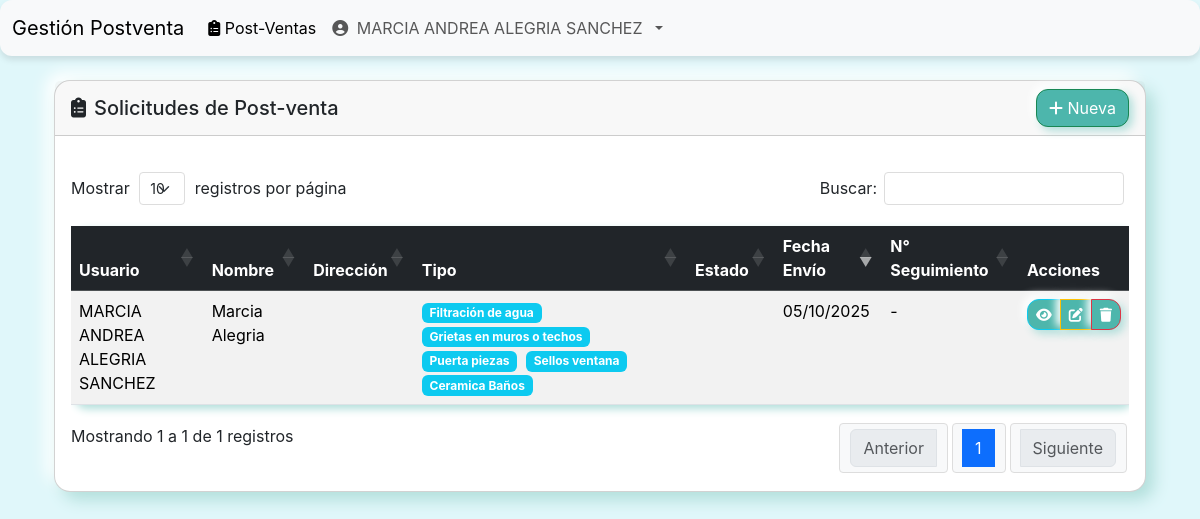
Screenshot of / (signed in) with the database file from the repository.
### postventa/models.py (models this page shows, shortened)
class PostVenta(models.Model):
    TIPO_POSTVENTA_CHOICES = [
        ('calefont', 'Calefont'),
        ('filtracion', 'Filtración de agua'),
        ('iluminaria', 'Iluminaria / Electricidad'),
        ('grietas', 'Grietas en muros o techos'),
        ('pintura', 'Pintura / Terminaciones'),
        ('puertas', 'Puertas o ventanas'),
        ('carpinteria', 'Carpintería / Muebles'),
        ('vidrios', 'Vidrios / Aluminio'),
        ('banio_cocina', 'Baños y cocina'),
    ]
    ESTADO_CHOICES = [
        ('abierto', 'Abierto'),
        ('en_curso', 'En curso'),
        ('falta_material', 'Falta material'),
        ('cerrado', 'Cerrado'),
    ]
    usuario = models.ForeignKey(User, on_delete=models.CASCADE)
    nombre_remitente = models.CharField(max_length=255)
    direccion_vivienda = models.CharField(max_length=255)
    numero_contacto = models.CharField(max_length=15)
    tipo_postventa = models.ManyToManyField('TipoPostVenta')
    estado = models.CharField(max_length=20, choices=ESTADO_CHOICES, default='abierto')
    fecha_envio_correo = models.DateField(default=timezone.now)
    numero_seguimiento = models.CharField(max_length=50, blank=True, null=True)
    observaciones = models.TextField(blank=True, null=True)
    comentarios = models.TextField(blank=True, null=True)
    fecha_cierre = models.DateField(blank=True, null=True)

class TipoPostVenta(models.Model):
    nombre = models.CharField(max_length=50)

### postventa/views.py (the view)
# urls.py: path('', PostVentaListView.as_view(), name='list'),
@method_decorator(login_required, name='dispatch')
class PostVentaListView(ListView):
    model = PostVenta
    template_name = 'postventa/postventa_list.html'
    context_object_name = 'postventas'
    paginate_by = 10
    def get_context_data(self, **kwargs):
        context = super().get_context_data(**kwargs)
        context['form'] = PostVentaForm()
        user = self.request.user
        context['user_permissions'] = {
            'puede_crear': self._user_can_create(),
            'puede_ver_todas': self._user_can_view_all(),
            'puede_editar_todas': self._user_can_edit_all(),
            'puede_eliminar_todas': self._user_can_delete_all(),
            'puede_editar_propias': self._user_can_edit_own(),
            'puede_eliminar_propias': self._user_can_delete_own(),
            'puede_exportar': self._user_can_export(),
        }
        return context
    def get_queryset(self):
        user = self.request.user
        if self._user_can_view_all():
            return PostVenta.objects.all().select_related('usuario', 'usuario__comite')
        return PostVenta.objects.filter(usuario=user).select_related('usuario', 'usuario__comite')
    def _user_can_view_all(self):
        user = self.request.user
        if user.is_superuser or user.is_staff:
            return True
        if hasattr(user, 'tipo_usuario') and user.tipo_usuario:
            return user.tipo_usuario.puede_ver_todas_postventas
        return False
    def _user_can_create(self):
        user = self.request.user
        if user.is_superuser or user.is_staff:
            return True
        if hasattr(user, 'tipo_usuario') and user.tipo_usuario:
            return user.tipo_usuario.puede_crear_postventa
        return True  # Por defecto pueden crear
    def _user_can_edit_all(self):
        user = self.request.user
        if user.is_superuser or user.is_staff:
            return True
        if hasattr(user, 'tipo_usuario') and user.tipo_usuario:
            return user.tipo_usuario.puede_editar_todas_postventas
        return False
    def _user_can_delete_all(self):
        user = self.request.user
        if user.is_superuser or user.is_staff:
            return True
        if hasattr(user, 'tipo_usuario') and user.tipo_usuario:
            return user.tipo_usuario.puede_eliminar_todas_postventas
        return False
    def _user_can_edit_own(self):
        user = self.request.user
        if user.is_superuser or user.is_staff:
            return True
        if hasattr(user, 'tipo_usuario') and user.tipo_usuario:
            return user.tipo_usuario.puede_editar_propias_postventas
        return True  # Por defecto pueden editar las propias
    def _user_can_delete_own(self):
        user = self.request.user
        if user.is_superuser or user.is_staff:
            return True
        if hasattr(user, 'tipo_usuario') and user.tipo_usuario:
            return user.tipo_usuario.puede_eliminar_propias_postventas
        return True  # Por defecto pueden eliminar las propias
    def _user_can_export(self):
        user = self.request.user
        if not user.is_authenticated:
            return False
        if user.is_superuser or user.is_staff:
            return True
        if hasattr(user, 'tipo_usuario') and user.tipo_usuario:
            return user.tipo_usuario.nivel_acceso in ['revisor', 'administrador']
        return False

### postventa/templates/postventa/postventa_list.html (shortened to what this page needs)
{% extends 'base.html' %}
{% block content %}
<div class="container-fluid mt-4">
    <div class="row">
        <div class="col-12">
            <div class="card">
                <div class="card-header d-flex flex-wrap justify-content-between align-items-center gap-2">
                    <h5 class="mb-0 d-flex align-items-center gap-2">
                        <i class="fas fa-clipboard-list"></i>
                        Solicitudes de Post-venta
                    </h5>
                    <div class="d-flex gap-2">
                        {% if user_permissions.puede_crear %}
                        <a href="{% url 'postventa:create' %}" class="btn btn-success" title="Crear nueva Post-venta">
                            <i class="fas fa-plus"></i> Nueva
                        </a>
                        {% endif %}
                    </div>
                </div>
                <div class="card-body">
                    <div class="table-responsive">
                        <table id="postventasTable" class="table table-striped table-hover">
                            <thead class="table-dark">
                                <tr>
                                    <th>Usuario</th>
                                    <th>Nombre</th>
                                    <th>Dirección</th>
                                    <th>Tipo</th>
                                    <th>Estado</th>
                                    <th>Fecha Envío</th>
                                    <th>N° Seguimiento</th>
                                    <th>Acciones</th>
                                </tr>
                            </thead>
                            <tbody>
                                {% for postventa in postventas %}
                                <tr>
                                    <td>{{ postventa.usuario.get_full_name|default:postventa.usuario.username }}</td>
                                    <td>{{ postventa.nombre_remitente }}</td>
                                    <td>{{ postventa.direccion_destinatario|truncatechars:30 }}</td>
                                    <td>
                                        {% for tipo in postventa.tipo_postventa.all %}
                                            <span class="badge bg-info me-1">{{ tipo.nombre }}</span>
                                        {% endfor %}
                                    </td>
                                    <td>
                                    </td>
                                    <td>{{ postventa.fecha_envio_correo|date:"d/m/Y" }}</td>
                                    <td>{{ postventa.numero_seguimiento|default:"-" }}</td>
                                    <td>
                                        <div class="btn-group" role="group">
                                            <button type="button" class="btn btn-info btn-sm"
                                                    data-bs-toggle="modal"
                                                    data-bs-target="#modalDetalle{{ postventa.id }}"
                                                    title="Ver detalles">
                                                <i class="fas fa-eye"></i>
                                            </button>
                                            {% if user_permissions.puede_editar_todas or postventa.usuario == request.user %}
                                                {% if user_permissions.puede_editar_todas or user_permissions.puede_editar_propias %}
                                                    <a href="{% url 'postventa:update' postventa.id %}"
                                                       class="btn btn-warning btn-sm" title="Editar">
                                                        <i class="fas fa-edit"></i>
                                                    </a>
                                                {% endif %}
                                            {% endif %}
                                            {% if user_permissions.puede_eliminar_todas or postventa.usuario == request.user %}
                                                {% if user_permissions.puede_eliminar_todas or user_permissions.puede_eliminar_propias %}
                                                    <a href="{% url 'postventa:delete' postventa.id %}"
                                                       class="btn btn-danger btn-sm" title="Eliminar">
                                                        <i class="fas fa-trash"></i>
                                                    </a>
                                                {% endif %}
                                            {% endif %}
                                        </div>
                                    </td>
                                </tr>
                                {% endfor %}
                            </tbody>
                        </table>
                    </div>
                </div>
            </div>
        </div>
    </div>
</div>
{% endblock %}

### postventa/templates/base.html (shortened to what this page needs)
<!DOCTYPE html>
<html lang="en">
<head>
    <link href="https://cdn.jsdelivr.net/npm/bootstrap@5.3.2/dist/css/bootstrap.min.css" rel="stylesheet">
    <link rel="stylesheet" href="https://cdn.datatables.net/1.13.6/css/dataTables.bootstrap5.min.css">
    <link rel="stylesheet" href="https://cdnjs.cloudflare.com/ajax/libs/font-awesome/6.4.0/css/all.min.css">
</head>
<body>
    <nav class="navbar navbar-expand-lg navbar-light bg-light">
        <div class="container-fluid">
            <a class="navbar-brand" href="#">Gestión Postventa</a>
            <div class="collapse navbar-collapse" id="navbarNav">
                <ul class="navbar-nav">
                    {% if request.user.is_authenticated %}
                    <li class="nav-item">
                        <a class="nav-link active" aria-current="page" href="/">
                            <i class="fas fa-clipboard-list"></i> Post-Ventas
                        </a>
                    </li>
                    <li class="nav-item dropdown">
                        <a class="nav-link dropdown-toggle" href="#" id="navbarDropdown" onclick="toggleDropdown(event)" role="button" aria-expanded="false">
                            <i class="fas fa-user-circle me-1"></i>
                            {{ request.user.get_full_name|default:request.user.username }}
                        </a>
                    </li>
                    {% else %}
                    <li class="nav-item">
                        <a class="nav-link" href="{% url 'login' %}">Iniciar Sesión</a>
                    </li>
                    {% endif %}
                </ul>
            </div>
        </div>
    </nav>
    <div class="container mt-4">
        {% block content %}
        {% endblock %}
    </div>
</body>
</html>

### postventa/templates/base.html (style rules this page uses)
body { background-color: #e0f7fa; font-family: -apple-system, BlinkMacSystemFont, "Segoe UI", Roboto, "Helvetica Neue", Arial, sans-serif; color: #4a148c; }
.navbar { background-color: #4db6ac; box-shadow: 0 4px 6px rgba(0, 0, 0, 0.1); border-radius: 12px; }
.card { background: #ffffff; border-radius: 16px; box-shadow: 8px 8px 16px #b2dfdb, -8px -8px 16px #ffffff; }
.btn { background-color: #4db6ac; color: #ffffff; border-radius: 12px; box-shadow: 4px 4px 8px #b2dfdb, -4px -4px 8px #ffffff; }
.table { background: #ffffff; border-radius: 12px; box-shadow: 4px 4px 8px #b2dfdb, -4px -4px 8px #ffffff; }
.dropdown-toggle::after { margin-left: 0.5rem; }
.dropdown { position: relative; }
.table-responsive { overflow-x: auto; }

### rows the page displays
PostVenta: usuario.get_full_name "MARCIA ANDREA ALEGRIA SANCHEZ", nombre_remitente "Marcia Alegria", fecha_envio_correo "05/10/2025", numero_seguimiento "-"
TipoPostVenta: nombre "Filtración de agua"
TipoPostVenta: nombre "Grietas en muros o techos"
TipoPostVenta: nombre "Puerta piezas"
TipoPostVenta: nombre "Sellos ventana"
TipoPostVenta: nombre "Ceramica Baños"

### other values shown
{{ request.user.get_full_name|default:request.user.username }} "MARCIA ANDREA ALEGRIA SANCHEZ"
